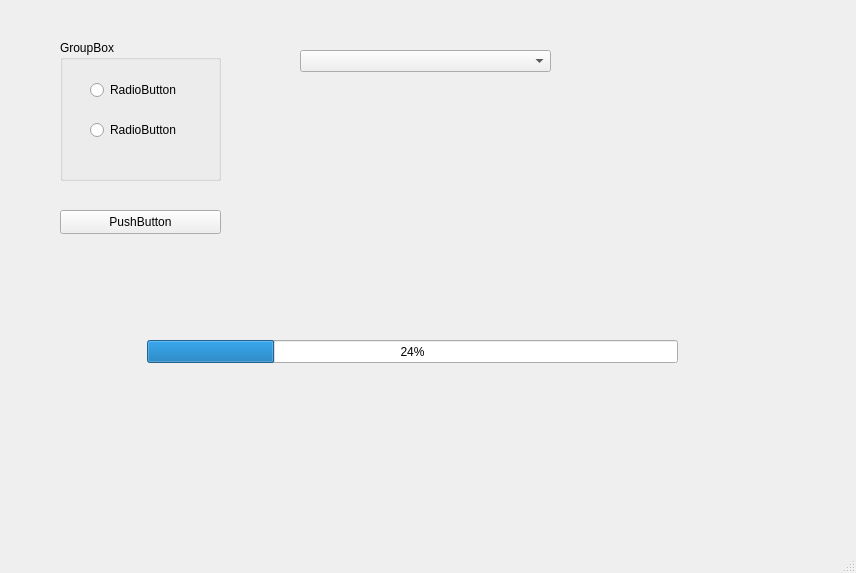
<?xml version="1.0" encoding="UTF-8"?>
<ui version="4.0">
 <class>MainWindow</class>
 <widget class="QMainWindow" name="MainWindow">
  <property name="geometry">
   <rect>
    <x>0</x>
    <y>0</y>
    <width>856</width>
    <height>573</height>
   </rect>
  </property>
  <property name="windowTitle">
   <string>MainWindow</string>
  </property>
  <widget class="QWidget" name="centralwidget">
   <widget class="QGroupBox" name="groupBox">
    <property name="geometry">
     <rect>
      <x>60</x>
      <y>40</y>
      <width>161</width>
      <height>141</height>
     </rect>
    </property>
    <property name="title">
     <string>GroupBox</string>
    </property>
    <widget class="QRadioButton" name="radioButton">
     <property name="geometry">
      <rect>
       <x>30</x>
       <y>40</y>
       <width>89</width>
       <height>20</height>
      </rect>
     </property>
     <property name="text">
      <string>RadioButton</string>
     </property>
    </widget>
    <widget class="QRadioButton" name="radioButton_2">
     <property name="geometry">
      <rect>
       <x>30</x>
       <y>80</y>
       <width>89</width>
       <height>20</height>
      </rect>
     </property>
     <property name="text">
      <string>RadioButton</string>
     </property>
    </widget>
   </widget>
   <widget class="QComboBox" name="comboBox">
    <property name="geometry">
     <rect>
      <x>300</x>
      <y>50</y>
      <width>251</width>
      <height>22</height>
     </rect>
    </property>
   </widget>
   <widget class="QPushButton" name="pushButton">
    <property name="geometry">
     <rect>
      <x>60</x>
      <y>210</y>
      <width>161</width>
      <height>24</height>
     </rect>
    </property>
    <property name="text">
     <string>PushButton</string>
    </property>
   </widget>
   <widget class="QProgressBar" name="progressBar">
    <property name="geometry">
     <rect>
      <x>147</x>
      <y>340</y>
      <width>531</width>
      <height>23</height>
     </rect>
    </property>
    <property name="value">
     <number>24</number>
    </property>
   </widget>
  </widget>
  <widget class="QMenuBar" name="menubar">
   <property name="geometry">
    <rect>
     <x>0</x>
     <y>0</y>
     <width>856</width>
     <height>22</height>
    </rect>
   </property>
  </widget>
  <widget class="QStatusBar" name="statusbar"/>
 </widget>
 <resources/>
 <connections/>
</ui>
